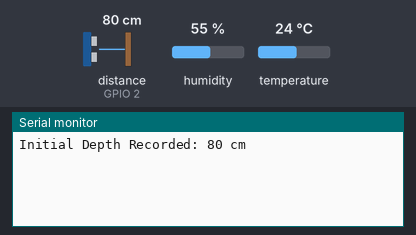
The sketch below on a simulated ESP32. Shown: the last lines printed to the serial monitor. Inputs (shaded band) come from the test bench; at power-on: distance to the obstacle (sensor on GPIO 2) 80 cm, humidity 55 %, temperature 24 °C. The echo pulse lasts 58.3 µs per cm; WiFi joins after 1.5 s; servers stay silent unless stated.

Above: at 5.0 s.
5.1 s: distance to the obstacle (sensor on GPIO 2) set to 2 cm
At 7.2 s:
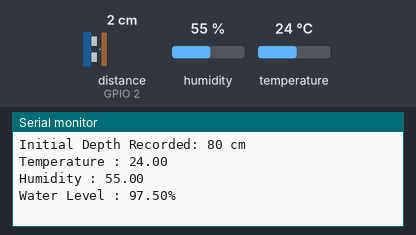
8.3 s: humidity set to 22 %
9.8 s: temperature set to 12 °C
At 10.7 s:
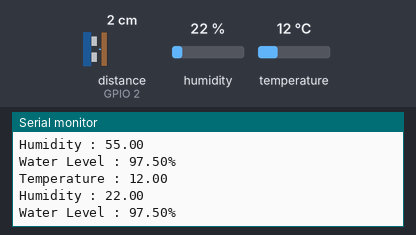
11.3 s: distance to the obstacle (sensor on GPIO 2) set to 4 cm
12.8 s: humidity set to 40 %
At 14.1 s:
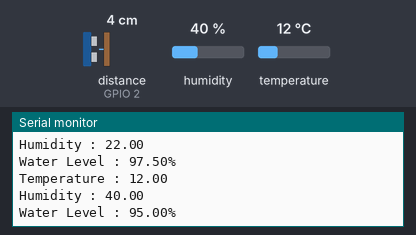

The sketch:

ARIoTMonitor_Final.ino
```cpp
// Auth Token and relevant address for the sensor data on my Blynk Cloud
#define BLYNK_TEMPLATE_ID "TMPL53IDnXyhr"
#define BLYNK_TEMPLATE_NAME "AR IoT Monitor"
#define BLYNK_AUTH_TOKEN "7kiBV0gu6iDtuDJB4YhsvqkjBfPYyOfy"
#define BLYNK_PRINT Serial

// Imported Libraries
#include <WiFi.h>
#include <WiFiClient.h>
#include <BlynkSimpleEsp32.h>
#include <DFRobot_DHT11.h>
#include "SR04.h"

// WiFi credentials (Will change depending on WiFi)
const char* ssid     = "VM6285908";
const char* password = "sh3kdWfrVyws";

// DHT11 Setup
DFRobot_DHT11 DHT;
#define DHT11_PIN 21

// SR04 Setup
#define TRIG_PIN 2
#define ECHO_PIN 4
SR04 sr04 = SR04(ECHO_PIN, TRIG_PIN);
long initialDepth = 0;

char auth[] = BLYNK_AUTH_TOKEN;
BlynkTimer timer;

void sendSensor()
{
  // Read DHT11
  DHT.read(DHT11_PIN);
  float t = DHT.temperature;
  float h = DHT.humidity;

  // Send to Blynk
  Blynk.virtualWrite(V0, t); // Temperature
  Blynk.virtualWrite(V1, h); // Humidity

  // Print locally
  Serial.print("Temperature : ");
  Serial.println(t);
  Serial.print("Humidity : ");
  Serial.println(h);

  // Read Ultrasonic Sensor
  long currentDepth = sr04.Distance();
  long depthDifference = initialDepth - currentDepth;
  float waterLevelPercent = ((float)depthDifference / initialDepth) * 100.0;

  // Constrain the % between 0 and 100
  waterLevelPercent = constrain(waterLevelPercent, 0, 100);

  // Send to Blynk
  Blynk.virtualWrite(V2, waterLevelPercent);

  // Print locally
  Serial.print("Water Level : ");
  Serial.print(waterLevelPercent);
  Serial.println("%");
}

void setup()
{
  Serial.begin(115200);

  // Connect to WiFi and Blynk
  Blynk.begin(auth, ssid, password);

  // Wait for stable readings
  delay(2000);

  // Capture the initial depth as reference
  initialDepth = sr04.Distance();
  Serial.print("Initial Depth Recorded: ");
  Serial.print(initialDepth);
  Serial.println(" cm");

  // Set up repeating sensor sending (reads data ince every 3 seconds)
  timer.setInterval(3000L, sendSensor);
}

void loop()
{
  Blynk.run();
  timer.run();
}
```

Measured:
- after the input at 5.1 s, the serial monitor: prints a new line after 1.8 s (image 1)
- after the input at 9.8 s, the serial monitor: prints a new line after 0.06 s (image 2)
- after the input at 12.8 s, the serial monitor: prints a new line after 0.06 s (image 3)
